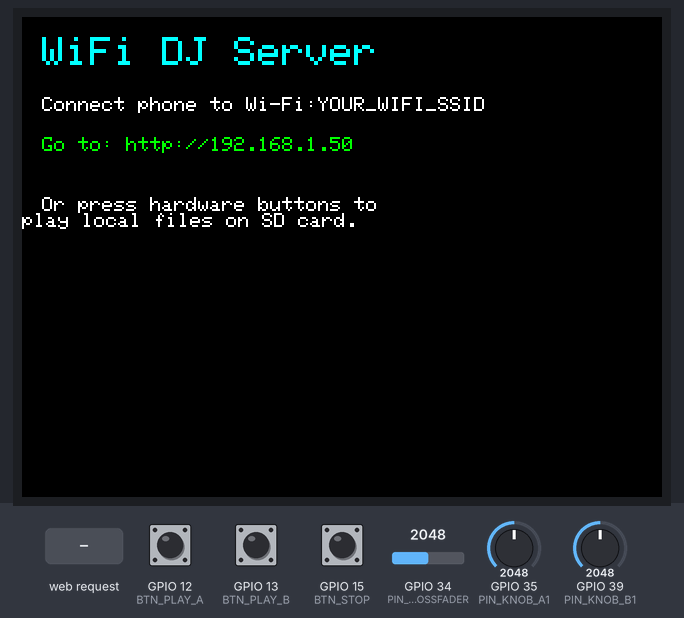
Bench run of a sketch on a simulated ESP32. Parts: 320×240 colour display. The inputs (shaded band) are chosen by the test bench; at power-on: GPIO 15 (BTN_STOP) HIGH, GPIO 34 (PIN_CROSSFADER) = 2048, GPIO 12 (BTN_PLAY_A) HIGH, GPIO 13 (BTN_PLAY_B) HIGH, GPIO 35 (PIN_KNOB_A1) = 2048, GPIO 39 (PIN_KNOB_B1) = 2048. WiFi joins after 1.5 s; servers stay silent unless stated; I2S audio is not simulated (input reads silence); storage starts empty.

Above: at 3.0 s.
3.1 s: HTTP request GET /download?url=1 received
At 4.0 s:
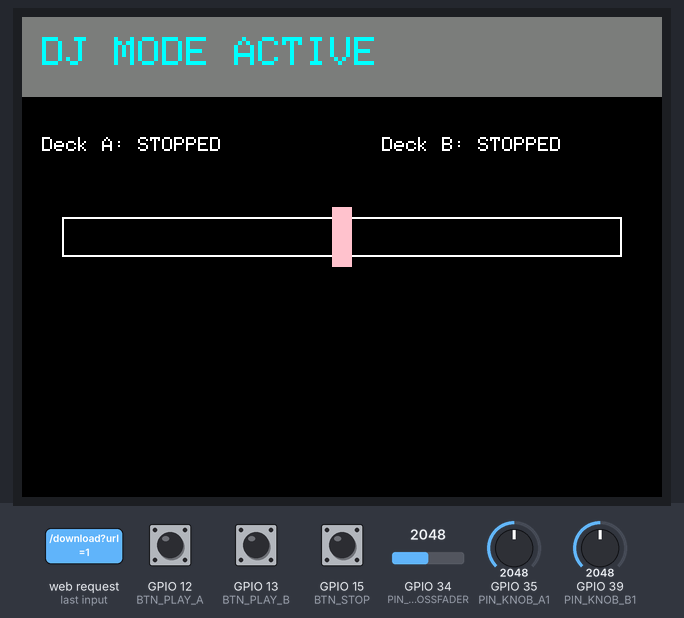
5.0 s: HTTP request GET /download?url=0 received
At 5.27 s:
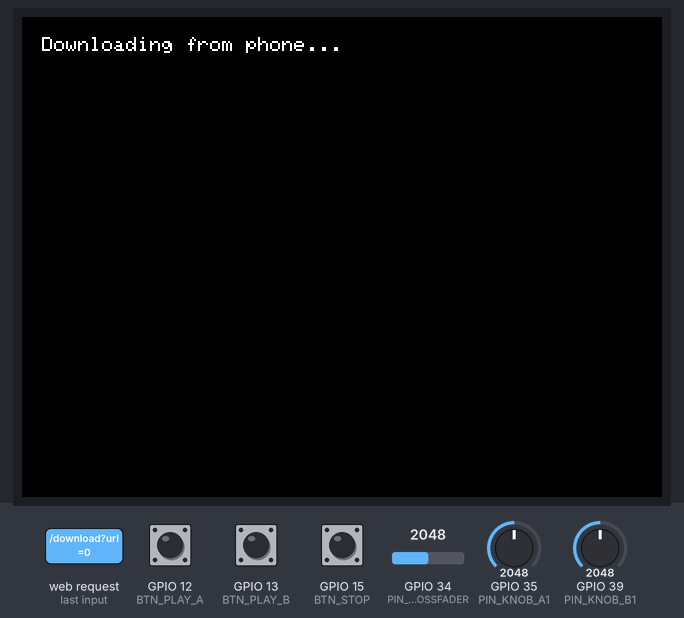
6.9 s: GPIO 15 (BTN_STOP) pulled LOW for 3.2 s
13.1 s: GPIO 34 (PIN_CROSSFADER) set to 2866
At 14.3 s:
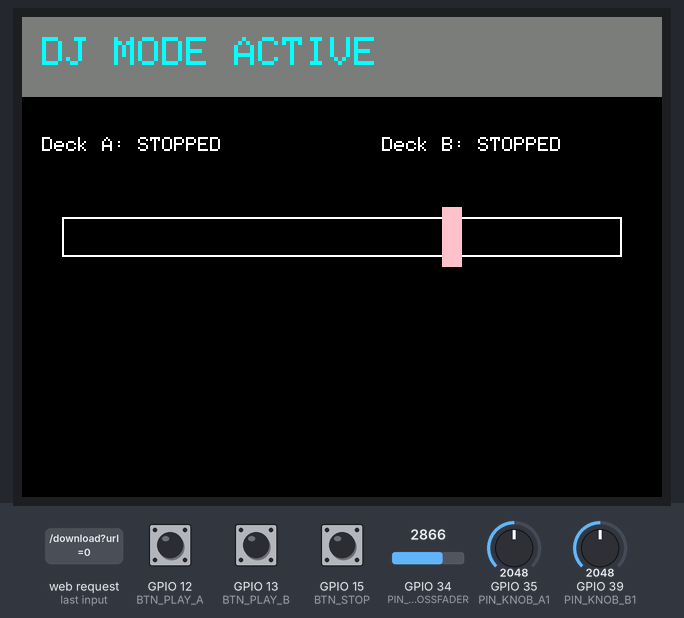
16.1 s: GPIO 15 (BTN_STOP) pulled LOW for 0.15 s
19.2 s: GPIO 34 (PIN_CROSSFADER) set to 3603
At 20.6 s:
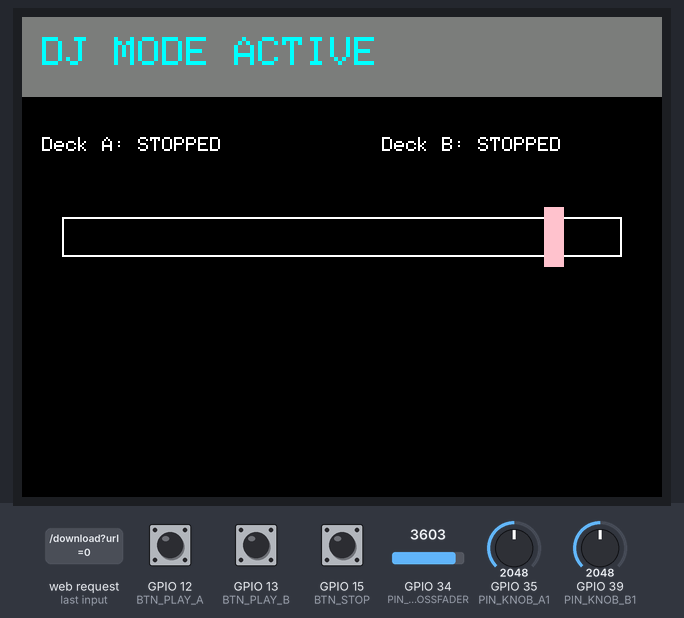
Timing chart, 0 to 22.2 s (numbered marks = the images above; inputs shaded):
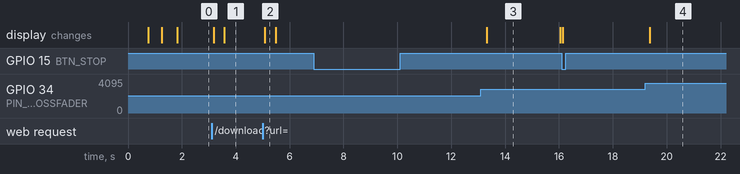

Measured:
- after the input at 3.1 s, the display: first changes after 0.08 s (image 1 shows a later state)
- after the input at 5.0 s, the display: changes after 0.08 s (image 2)
- after the input at 6.9 s, every drawn part: stays the same
- after the input at 13.1 s, the display: changes after 0.23 s (image 3)
- after the input at 19.2 s, the display: changes after 0.17 s (image 4)
- what the display in image 2 shows lasts 0.4 s, from 5.1 s to 5.5 s
- what the display in image 3 shows lasts 2.7 s, from 13.3 s to 16.0 s

The sketch:

MiniDJ.ino
```cpp
#include <Arduino.h>
#include <WiFi.h>
#include <WebServer.h>
#include <HTTPClient.h>
#include <SPI.h>
#include <SD.h>
#include <TFT_eSPI.h>
#include <driver/i2s.h>

// ==========================================
// 1. PIN CONFIGURATION
// ==========================================
// I2S DAC (PCM5102A)
#define I2S_BCLK  27
#define I2S_LRC   26
#define I2S_DOUT  25

// SD Card SPI
#define SD_CS     5
#define SPI_MOSI  23
#define SPI_MISO  19
#define SPI_SCK   18

// Analog Inputs (ADC1) for Crossfader & Knobs
#define PIN_CROSSFADER 34
#define PIN_KNOB_A1    35
#define PIN_KNOB_A2    36
#define PIN_KNOB_B1    39
#define PIN_KNOB_B2    32

// Digital Buttons
#define BTN_PLAY_A 12
#define BTN_PLAY_B 13
#define BTN_FX     14
#define BTN_STOP   15

// ==========================================
// 2. NETWORK SETUP
// ==========================================
const char* ssid = "YOUR_WIFI_SSID";
const char* password = "YOUR_WIFI_PASSWORD";

WebServer server(80);

// ==========================================
// 3. GLOBAL OBJECTS & STATE
// ==========================================
TFT_eSPI tft = TFT_eSPI();
File wavFileA, wavFileB;
bool isPlayingA = false;
bool isPlayingB = false;
float crossfadeVal = 0.5;
float filterA = 1.0;
float filterB = 1.0;

#define BUFFER_SIZE 1024
int16_t bufferA[BUFFER_SIZE];
int16_t bufferB[BUFFER_SIZE];
int16_t mixedBuffer[BUFFER_SIZE];

enum ScreenState { MENU, DOWNLOADING, DJ };
ScreenState currentScreen = MENU;

// ==========================================
// 4. TFT UI FUNCTIONS
// ==========================================
void drawMenu() {
  tft.fillScreen(TFT_BLACK);
  tft.setTextColor(TFT_CYAN, TFT_BLACK);
  tft.setTextSize(2);
  tft.setCursor(10, 10);
  tft.println("WiFi DJ Server");

  tft.setTextSize(1);
  tft.setTextColor(TFT_WHITE);
  tft.setCursor(10, 40);
  tft.print("Connect phone to Wi-Fi:");
  tft.println(ssid);

  tft.setTextColor(TFT_GREEN);
  tft.setCursor(10, 60);
  tft.print("Go to: http://");
  tft.println(WiFi.localIP());

  tft.setTextColor(TFT_WHITE);
  tft.setCursor(10, 90);
  tft.println("Or press hardware buttons to");
  tft.println("play local files on SD card.");
}

void drawDJ() {
  tft.fillScreen(TFT_BLACK);
  tft.fillRect(0, 0, 320, 40, TFT_DARKGREY);
  tft.setTextColor(TFT_CYAN, TFT_DARKGREY);
  tft.setTextSize(2);
  tft.setCursor(10, 10);
  tft.println("DJ MODE ACTIVE");

  tft.setTextSize(1);
  tft.setTextColor(TFT_WHITE, TFT_BLACK);
  tft.setCursor(10, 60);
  tft.print("Deck A: "); tft.print(isPlayingA ? "PLAYING" : "STOPPED");
  tft.setCursor(180, 60);
  tft.print("Deck B: "); tft.print(isPlayingB ? "PLAYING" : "STOPPED");

  tft.drawRect(20, 100, 280, 20, TFT_WHITE);
  tft.fillRect(20 + (280 * crossfadeVal) - 5, 95, 10, 30, TFT_PINK);
}

void drawDownloadProgress(int percent) {
  tft.fillRect(10, 200, 300, 20, TFT_BLACK);
  tft.drawRect(10, 200, 300, 20, TFT_WHITE);
  tft.fillRect(10, 200, (300 * percent) / 100, 20, TFT_GREEN);
}

// ==========================================
// 5. WEB SERVER & DOWNLOADER
// ==========================================
const char* htmlPage = R"rawliteral(
<!DOCTYPE html>
<html>
<head>
  <meta name="viewport" content="width=device-width, initial-scale=1">
  <style>
    body { background: #111; color: #fff; font-family: monospace; text-align: center; padding-top: 50px; }
    h1 { color: #00ffcc; }
    input { width: 80%; padding: 15px; margin: 20px 0; background: #333; color: white; border: 1px solid #555; border-radius: 5px; }
    button { padding: 15px 30px; background: #00ffcc; color: black; border: none; font-weight: bold; font-size: 16px; border-radius: 5px; cursor: pointer; }
    button:active { background: #00ccaa; }
  </style>
</head>
<body>
  <h1>ESP32 DJ Loader</h1>
  <p>Paste a direct .WAV file link below.</p>
  <form action="/download">
    <input type="text" name="url" placeholder="https://example.com/song.wav" required><br>
    <button type="submit">Download to SD Card</button>
  </form>
</body>
</html>
)rawliteral";

void handleRoot() {
  server.send(200, "text/html", htmlPage);
}

void handleDownload() {
  if (server.hasArg("url")) {
    String url = server.arg("url");
    server.send(200, "text/plain", "Download started! Check your TFT screen.");

    // Save to SD card
    currentScreen = DOWNLOADING;
    tft.fillScreen(TFT_BLACK);
    tft.setCursor(10, 10);
    tft.setTextColor(TFT_WHITE);
    tft.println("Downloading from phone...");

    HTTPClient http;
    http.begin(url);
    int httpCode = http.GET();

    if (httpCode == HTTP_CODE_OK) {
      // Save as deck_a.wav for simplicity
      File file = SD.open("/deck_a.wav", FILE_WRITE);
      WiFiClient *stream = http.getStreamPtr();
      int totalSize = http.getSize();
      int downloadedSize = 0;
      uint8_t buff[128] = { 0 };

      while (http.connected() && (downloadedSize < totalSize || totalSize == -1)) {
        size_t size = stream->available();
        if (size) {
          int c = stream->readBytes(buff, ((size > sizeof(buff)) ? sizeof(buff) : size));
          file.write(buff, c);
          downloadedSize += c;
          if (totalSize > 0) drawDownloadProgress((downloadedSize * 100) / totalSize);
        }
        delay(1);
      }
      file.close();
    }
    http.end();

    currentScreen = DJ;
    drawDJ();
  } else {
    server.send(400, "text/plain", "No URL provided.");
  }
}

// ==========================================
// 6. AUDIO ENGINE (FreeRTOS Task)
// ==========================================
void audioTask(void * parameter) {
  i2s_config_t i2s_config = {
    .mode = (i2s_mode_t)(I2S_MODE_MASTER | I2S_MODE_TX),
    .sample_rate = 44100,
    .bits_per_sample = I2S_BITS_PER_SAMPLE_16BIT,
    .channel_format = I2S_CHANNEL_FMT_RIGHT_LEFT,
    .communication_format = I2S_COMM_FORMAT_STAND_I2S,
    .intr_alloc_flags = ESP_INTR_FLAG_LEVEL1,
    .dma_buf_count = 8,
    .dma_buf_len = 512,
    .use_apll = false
  };
  i2s_pin_config_t pin_config = {
    .bck_io_num = I2S_BCLK,
    .ws_io_num = I2S_LRC,
    .data_out_num = I2S_DOUT,
    .data_in_num = I2S_PIN_NO_CHANGE
  };
  i2s_driver_install(I2S_NUM_0, &i2s_config, 0, NULL);
  i2s_set_pin(I2S_NUM_0, &pin_config);

  size_t bytes_written;

  while (true) {
    // Read hardware sliders/knobs
    crossfadeVal = (float)analogRead(PIN_CROSSFADER) / 4095.0;
    filterA = (float)analogRead(PIN_KNOB_A1) / 4095.0;
    filterB = (float)analogRead(PIN_KNOB_B1) / 4095.0;

    // Read Audio Data
    if (isPlayingA && wavFileA) wavFileA.read((uint8_t*)bufferA, BUFFER_SIZE * 2);
    else memset(bufferA, 0, BUFFER_SIZE * 2);

    if (isPlayingB && wavFileB) wavFileB.read((uint8_t*)bufferB, BUFFER_SIZE * 2);
    else memset(bufferB, 0, BUFFER_SIZE * 2);

    // Mix Audio
    float gainA = 1.0 - crossfadeVal;
    float gainB = crossfadeVal;

    for (int i = 0; i < BUFFER_SIZE / 2; i++) {
      int32_t mixL = (bufferA[i*2] * gainA * filterA) + (bufferB[i*2] * gainB * filterB);
      int32_t mixR = (bufferA[i*2+1] * gainA * filterA) + (bufferB[i*2+1] * gainB * filterB);

      if (mixL > 32767) mixL = 32767; if (mixL < -32768) mixL = -32768;
      if (mixR > 32767) mixR = 32767; if (mixR < -32768) mixR = -32768;

      mixedBuffer[i*2] = (int16_t)mixL;
      mixedBuffer[i*2+1] = (int16_t)mixR;
    }

    i2s_write(I2S_NUM_0, mixedBuffer, BUFFER_SIZE * 2, &bytes_written, portMAX_DELAY);

    // Loop logic (skip 44 bytes for WAV header)
    if (isPlayingA && wavFileA.available() < BUFFER_SIZE * 2) wavFileA.seek(44);
    if (isPlayingB && wavFileB.available() < BUFFER_SIZE * 2) wavFileB.seek(44);

    vTaskDelay(1);
  }
}

// ==========================================
// 7. SETUP & LOOP
// ==========================================
void setup() {
  Serial.begin(115200);

  pinMode(BTN_PLAY_A, INPUT_PULLUP);
  pinMode(BTN_PLAY_B, INPUT_PULLUP);
  pinMode(BTN_STOP, INPUT_PULLUP);

  tft.init();
  tft.setRotation(1);

  SPI.begin(SPI_SCK, SPI_MISO, SPI_MOSI);
  if (!SD.begin(SD_CS)) {
    Serial.println("SD Mount Failed!");
  }

  // Connect to WiFi
  tft.fillScreen(TFT_BLACK);
  tft.setCursor(10, 10);
  tft.setTextColor(TFT_WHITE);
  tft.print("Connecting to WiFi");
  WiFi.begin(ssid, password);
  while (WiFi.status() != WL_CONNECTED) {
    delay(500);
    tft.print(".");
  }

  // Start Web Server
  server.on("/", handleRoot);
  server.on("/download", handleDownload);
  server.begin();

  // Start Audio Task on Core 1
  xTaskCreatePinnedToCore(audioTask, "AudioTask", 10000, NULL, 1, NULL, 1);

  drawMenu();
}

void loop() {
  // Keep the web server listening
  server.handleClient();

  // Hardware Button Controls
  if (digitalRead(BTN_PLAY_A) == LOW) {
    if (!isPlayingA) {
      wavFileA = SD.open("/deck_a.wav");
      if (wavFileA) {
        wavFileA.seek(44);
        isPlayingA = true;
        currentScreen = DJ; drawDJ();
      }
    }
    delay(300);
  }

  if (digitalRead(BTN_PLAY_B) == LOW) {
    if (!isPlayingB) {
      wavFileB = SD.open("/deck_b.wav");
      if (wavFileB) {
        wavFileB.seek(44);
        isPlayingB = true;
        currentScreen = DJ; drawDJ();
      }
    }
    delay(300);
  }

  if (digitalRead(BTN_STOP) == LOW) {
    isPlayingA = false; isPlayingB = false;
    wavFileA.close(); wavFileB.close();
    delay(300);
  }

  // Update DJ Screen UI
  if (currentScreen == DJ) {
    static unsigned long lastUI = 0;
    if (millis() - lastUI > 100) {
      drawDJ();
      lastUI = millis();
    }
  }
}
```
